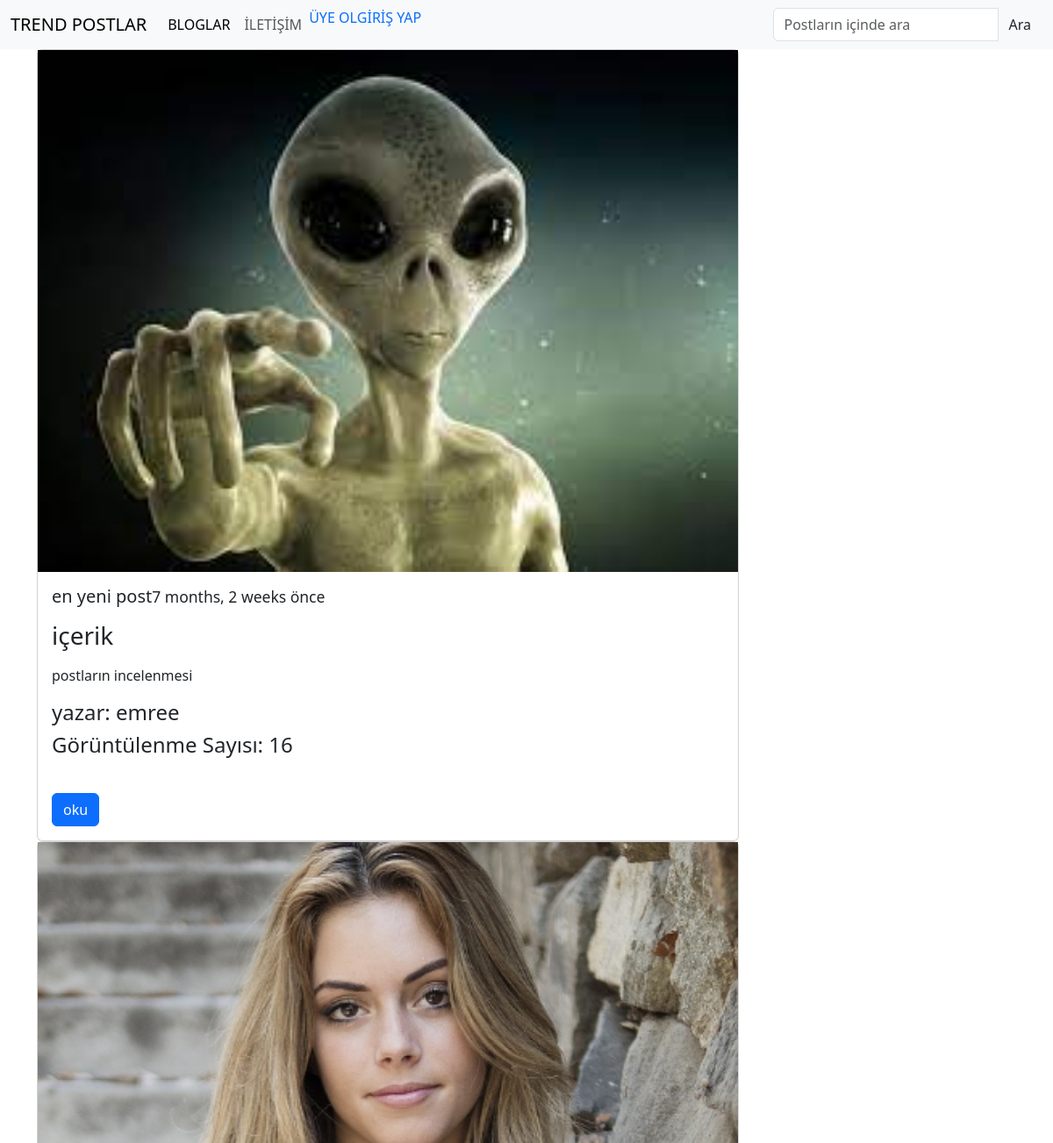
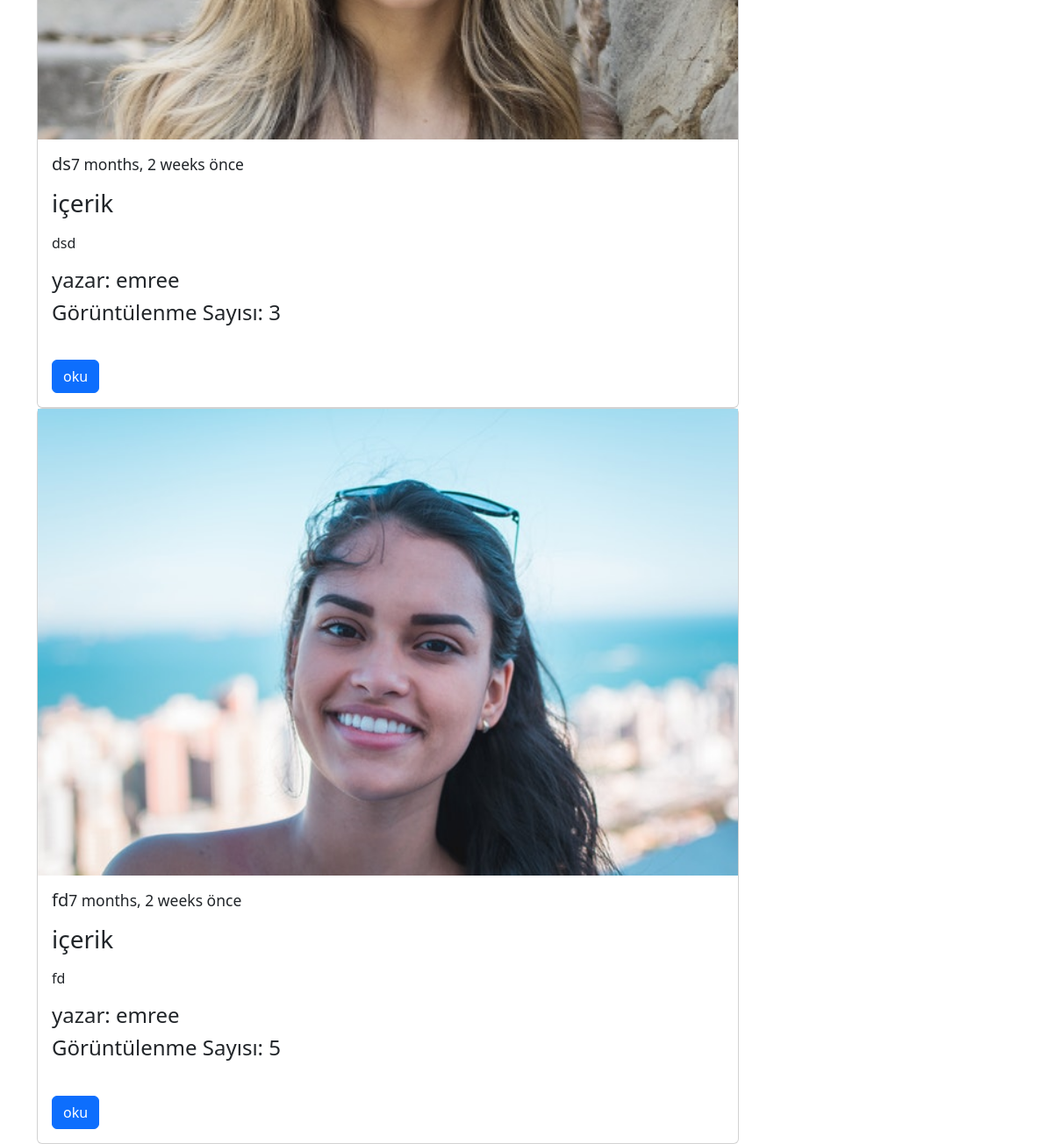
The page /post/index/ on the database its author committed (2 pictures, top to bottom).
### post/models.py (models this page shows, shortened)
class Post(models.Model):
    user = models.ForeignKey('auth.User', verbose_name='yazar', related_name='posts', on_delete=models.CASCADE)
    title=models.CharField(max_length=120,verbose_name='Başlık')
    content=models.TextField(verbose_name='içerik')
    publishing_date=models.DateTimeField(verbose_name='Yayınlanma tarihi',auto_now_add=True)
    slug = models.SlugField(unique=True, editable=False, max_length=130)
    views_count = models.IntegerField(default=0)
    image = models.ImageField(null=True, blank=True)
    class Meta:
        ordering=['-publishing_date']

### post/views.py (the view)
# urls.py: path('index/', views.post_index,name='index'),
def post_index(request):
    post_list = Post.objects.all()
    query = request.GET.get('q')
    if query:
        post_list = post_list.filter(title__icontains=query)
    return render(request, 'post/index.html', {'postk': post_list})#en sağdaki posts veritabanımızdan gelenler tırnak içine yazılan posts templatede for  içinde kullanılacak

### templates/post/index.html (shortened to what this page needs)
            {% extends 'base.html'%}
            {% block body%}
              <div class="container">
                {% for post in postk %}
                <div class="card" style="width: 50rem;">
                    {% if post.image %}
                        <img src="{{ post.image.url }}" class="img-responsive">
                    {% endif %}
                    <div class="card-body">
                      <h5 class="card-title">{{ post.title }}<small>{{ post.publishing_date|timesince}} önce</small></h5>
                      <p class="card-text"><h3>içerik</h3> <p>{{ post.content|linebreaks}}</p>
                      {% if post.user %}
                      {% if post.user.get_full_name %}
                          <h4>yazar: {{ post.user.get_full_name }}</h4>
                      {% else %}
                          <h4>yazar: {{ post.user.username }}</h4>
                      {% endif %}
                  {% else %}
                      <h4>yazar: Bilinmeyen yazar</h4>
                  {% endif %}
                  <h4>Görüntülenme Sayısı: {{ post.views_count }}</h4>
                    </div>
                    <div class="card-body">
                        <a href="{% url 'post:detail' slug=post.slug %}" class="btn btn-primary" role="button">oku</a>
                    </div>
                </div>
                {% endfor %}
            {% endblock %}

### templates/base.html (shortened to what this page needs)
{% load static %}
<!DOCTYPE html>
<html lang="en">
<head>
    <link rel="stylesheet" href="https://cdnjs.cloudflare.com/ajax/libs/font-awesome/5.15.4/css/all.min.css">
    <link rel="stylesheet" href="https://cdnjs.cloudflare.com/ajax/libs/font-awesome/5.15.4/css/all.min.css">
    <link rel="stylesheet" href="{% static 'css/bootstrap.min.css' %}">
</head>
<body>
{% include 'post/header.html' %}
{% block body %}
{% endblock %}
</body>
</html>

### templates/post/header.html (shortened to what this page needs)
<!DOCTYPE html>
<html lang="en">
<head>
    <link href="https://cdn.jsdelivr.net/npm/bootstrap@5.3.0/dist/css/bootstrap.min.css" rel="stylesheet">
</head>
<body>
    <nav class="navbar navbar-expand-lg bg-body-tertiary">
        <div class="container-fluid">
            <a class="navbar-brand" href="{% url 'home' %}">TREND POSTLAR</a>
            <div class="collapse navbar-collapse" id="navbarSupportedContent">
                <ul class="navbar-nav me-auto mb-2 mb-lg-0">
                        <li class="nav-item">
                            <a class="nav-link active" aria-current="page" href="{% url 'post:index' %}">BLOGLAR</a>
                        </li>
                        <li class="nav-item ">
                            <a class="nav-link" href="{% url 'contact' %}">İLETİŞİM</a>
                        </li>
                        <ul class="navbar-nav me-auto mb-2 mb-lg-0">
                    {% if not request.user.is_authenticated %}
                        <li><a href="{% url 'accounts:register' %}">ÜYE OL</a></li>
                        <li><a href="{% url 'accounts:login' %}">GİRİŞ YAP</a></li>
                    {% else %}
                        <li><a href="{% url 'accounts:logout' %}">ÇIKIŞ YAP</a></li>
                    {% endif %}
                        </ul>
                </ul>
                <form class="form-inline ml-auto" role="search" method="GET">
                    <div class="input-group">
                        <input class="form-control" type="text" name="q" placeholder="Postların içinde ara" value="{{ request.GET.q }}">
                        <span class="input-group-btn">
                            <input class="btn btn-default" type="submit" value="Ara">
                        </span>
                    </div>
                </form>
            </div>
        </div>
    </nav>
</body>
</html>

### templates/base.html (style rules this page uses)
body { background-color: #3d7541; }

### templates/post/header.html (style rules this page uses)
.navbar-nav li a { text-decoration: none; }

### rows shown on the page
Post: image (picture), title "en yeni post", publishing_date "7 months, 2 weeks", content "postların incelenmesi", user.username "emree", views_count "16"
Post: image (picture), title "ds", publishing_date "7 months, 2 weeks", content "dsd", user.username "emree", views_count "3"
Post: image (picture), title "fd", publishing_date "7 months, 2 weeks", content "fd", user.username "emree", views_count "5"
